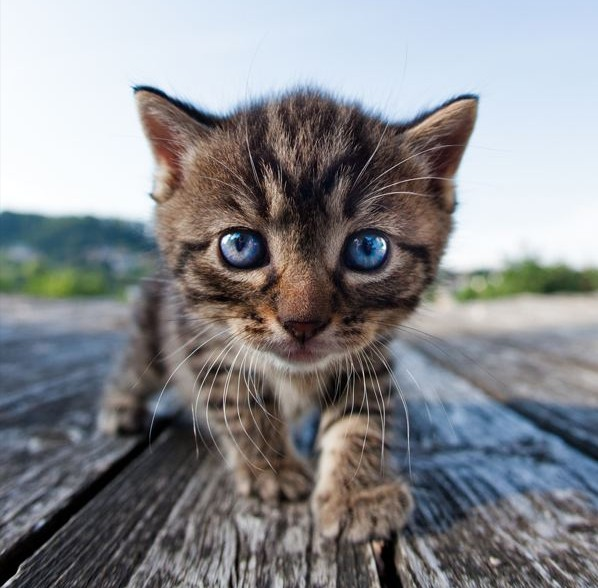
#> input picture examples/cat.jpg, 598 x 588 px
$ python flagify.py ../examples/cat.jpg ../examples/melody.jpg
#> lines starting #> are read from the running program, lines starting #| are printed output that depends on the picture
from PIL import Image
from urllib.request import urlopen
from io import BytesIO
import sys


class Flagify:
    def __init__(self, picture, url=False):
        """
        :param picture: path to profile picture
        :return: nothing
        """
#> called with picture = '../examples/cat.jpg', url = False
        if '.' not in picture:
            picture += '.jpg'
        if url:
            picture = BytesIO(urlopen(picture).read())
        self.picture_path = picture
        self.picture = Image.open(picture, 'r').convert("RGBA")
        self.width, self.height = self.picture.size
#> self.width = 598; self.height = 588

    def add_flag(self, flag):
        """
        :param flag: path to flag picture
        :return: Image object
        """
#> called with flag = '../examples/melody.jpg'
        if '.' not in flag:
            flag += '.jpg'
        flag = Image.open(flag, 'r').convert("RGBA")
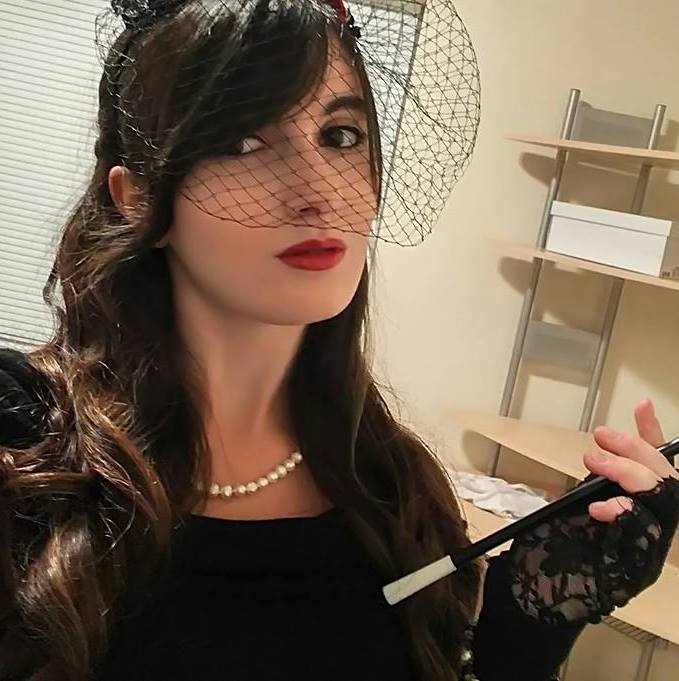
#> input picture examples/melody.jpg, 679 x 681 px
        flag = flag.resize((self.width, self.height), Image.BILINEAR)
#> flag: PIL image 598x588 RGBA
        return Image.blend(self.picture, flag, 0.5)
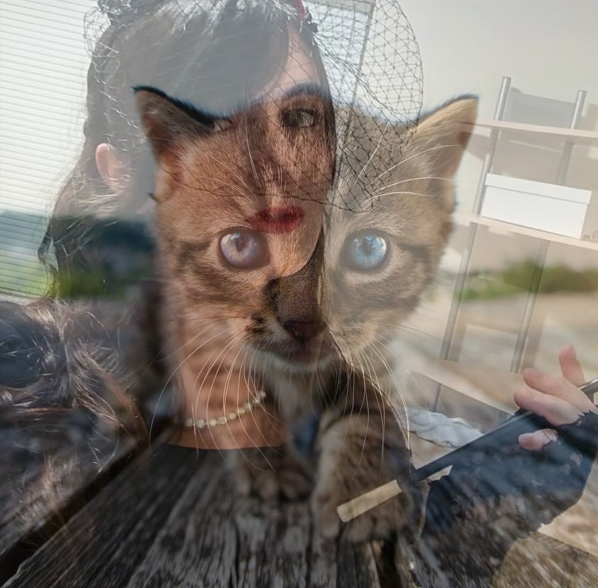
#> returned value: PIL image 598x588 RGBA; mean R, G, B, A 126.3, 118.4, 111.7, 255


# optional run flagify.py from command line. First argument is the profile picture, second argument is the flag
if __name__ == '__main__':
    picture = sys.argv[1]
    flag = sys.argv[2]
    Flagify(picture).add_flag(flag).save(picture.split('.')[0] + '_flagify.png')
